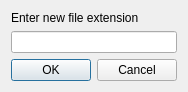
<?xml version="1.0" encoding="UTF-8"?>
<ui version="4.0">
 <class>fileExtensionDialog</class>
 <widget class="QDialog" name="fileExtensionDialog">
  <property name="geometry">
   <rect>
    <x>0</x>
    <y>0</y>
    <width>174</width>
    <height>86</height>
   </rect>
  </property>
  <property name="windowTitle">
   <string>New File Extension</string>
  </property>
  <layout class="QVBoxLayout" name="verticalLayout">
   <item>
    <widget class="QLabel" name="label">
     <property name="text">
      <string>Enter new file extension</string>
     </property>
    </widget>
   </item>
   <item>
    <widget class="QLineEdit" name="lineEdit"/>
   </item>
   <item>
    <widget class="QDialogButtonBox" name="buttonBox">
     <property name="orientation">
      <enum>Qt::Horizontal</enum>
     </property>
     <property name="standardButtons">
      <set>QDialogButtonBox::Cancel|QDialogButtonBox::Ok</set>
     </property>
    </widget>
   </item>
  </layout>
 </widget>
 <resources/>
 <connections>
  <connection>
   <sender>buttonBox</sender>
   <signal>accepted()</signal>
   <receiver>fileExtensionDialog</receiver>
   <slot>accept()</slot>
   <hints>
    <hint type="sourcelabel">
     <x>248</x>
     <y>254</y>
    </hint>
    <hint type="destinationlabel">
     <x>157</x>
     <y>274</y>
    </hint>
   </hints>
  </connection>
  <connection>
   <sender>buttonBox</sender>
   <signal>rejected()</signal>
   <receiver>fileExtensionDialog</receiver>
   <slot>reject()</slot>
   <hints>
    <hint type="sourcelabel">
     <x>316</x>
     <y>260</y>
    </hint>
    <hint type="destinationlabel">
     <x>286</x>
     <y>274</y>
    </hint>
   </hints>
  </connection>
 </connections>
</ui>
